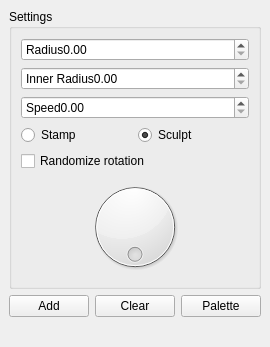
<?xml version="1.0" encoding="UTF-8"?>
<ui version="4.0">
 <class>brushStack</class>
 <widget class="QWidget" name="brushStack">
  <property name="geometry">
   <rect>
    <x>0</x>
    <y>0</y>
    <width>254</width>
    <height>347</height>
   </rect>
  </property>
  <property name="windowTitle">
   <string>Form</string>
  </property>
  <layout class="QVBoxLayout" name="verticalLayout">
   <property name="leftMargin">
    <number>0</number>
   </property>
   <property name="topMargin">
    <number>0</number>
   </property>
   <property name="rightMargin">
    <number>0</number>
   </property>
   <property name="bottomMargin">
    <number>0</number>
   </property>
   <item>
    <widget class="QWidget" name="widget" native="true">
     <layout class="QVBoxLayout" name="verticalLayout_4">
      <item>
       <widget class="QGroupBox" name="groupBox">
        <property name="sizePolicy">
         <sizepolicy hsizetype="Preferred" vsizetype="Maximum">
          <horstretch>0</horstretch>
          <verstretch>0</verstretch>
         </sizepolicy>
        </property>
        <property name="title">
         <string>Settings</string>
        </property>
        <layout class="QVBoxLayout" name="verticalLayout_2">
         <item>
          <widget class="noggit::Red::UiCommon::ExtendedSlider" name="radiusSlider">
           <property name="prefix">
            <string>Radius</string>
           </property>
           <property name="maximum">
            <double>1000.000000000000000</double>
           </property>
          </widget>
         </item>
         <item>
          <widget class="noggit::Red::UiCommon::ExtendedSlider" name="innerRadiusSlider">
           <property name="prefix">
            <string>Inner Radius</string>
           </property>
           <property name="maximum">
            <double>1.000000000000000</double>
           </property>
          </widget>
         </item>
         <item>
          <widget class="noggit::Red::UiCommon::ExtendedSlider" name="speedSlider">
           <property name="prefix">
            <string>Speed</string>
           </property>
           <property name="maximum">
            <double>1.000000000000000</double>
           </property>
          </widget>
         </item>
         <item>
          <layout class="QHBoxLayout" name="horizontalLayout_2">
           <item>
            <widget class="QRadioButton" name="stampRadio">
             <property name="text">
              <string>Stamp</string>
             </property>
             <attribute name="buttonGroup">
              <string notr="true">buttonGroup</string>
             </attribute>
            </widget>
           </item>
           <item>
            <widget class="QRadioButton" name="sculptRadio">
             <property name="text">
              <string>Sculpt</string>
             </property>
             <property name="checked">
              <bool>true</bool>
             </property>
             <attribute name="buttonGroup">
              <string notr="true">buttonGroup</string>
             </attribute>
            </widget>
           </item>
          </layout>
         </item>
         <item>
          <widget class="QCheckBox" name="randomizeRotation">
           <property name="text">
            <string>Randomize rotation</string>
           </property>
          </widget>
         </item>
         <item>
          <widget class="QDial" name="brushRotation">
           <property name="minimumSize">
            <size>
             <width>100</width>
             <height>100</height>
            </size>
           </property>
           <property name="maximum">
            <number>360</number>
           </property>
           <property name="wrapping">
            <bool>true</bool>
           </property>
          </widget>
         </item>
        </layout>
       </widget>
      </item>
      <item>
       <layout class="QHBoxLayout" name="horizontalLayout">
        <item>
         <widget class="QPushButton" name="addBrushButton">
          <property name="text">
           <string>Add</string>
          </property>
         </widget>
        </item>
        <item>
         <widget class="QPushButton" name="clearBrushesButton">
          <property name="text">
           <string>Clear</string>
          </property>
         </widget>
        </item>
        <item>
         <widget class="QPushButton" name="togglePaletteButton">
          <property name="text">
           <string>Palette</string>
          </property>
         </widget>
        </item>
       </layout>
      </item>
     </layout>
    </widget>
   </item>
   <item>
    <widget class="QWidget" name="brushList" native="true">
     <layout class="QVBoxLayout" name="verticalLayout_3">
      <property name="leftMargin">
       <number>0</number>
      </property>
      <property name="topMargin">
       <number>0</number>
      </property>
      <property name="rightMargin">
       <number>0</number>
      </property>
      <property name="bottomMargin">
       <number>0</number>
      </property>
     </layout>
    </widget>
   </item>
   <item>
    <spacer name="verticalSpacer">
     <property name="orientation">
      <enum>Qt::Vertical</enum>
     </property>
     <property name="sizeHint" stdset="0">
      <size>
       <width>0</width>
       <height>0</height>
      </size>
     </property>
    </spacer>
   </item>
  </layout>
 </widget>
 <customwidgets>
  <customwidget>
   <class>noggit::Red::UiCommon::ExtendedSlider</class>
   <extends>QDoubleSpinBox</extends>
   <header location="global">noggit/Red/UiCommon/ExtendedSlider.hpp</header>
  </customwidget>
 </customwidgets>
 <resources/>
 <connections/>
 <buttongroups>
  <buttongroup name="buttonGroup"/>
 </buttongroups>
</ui>
